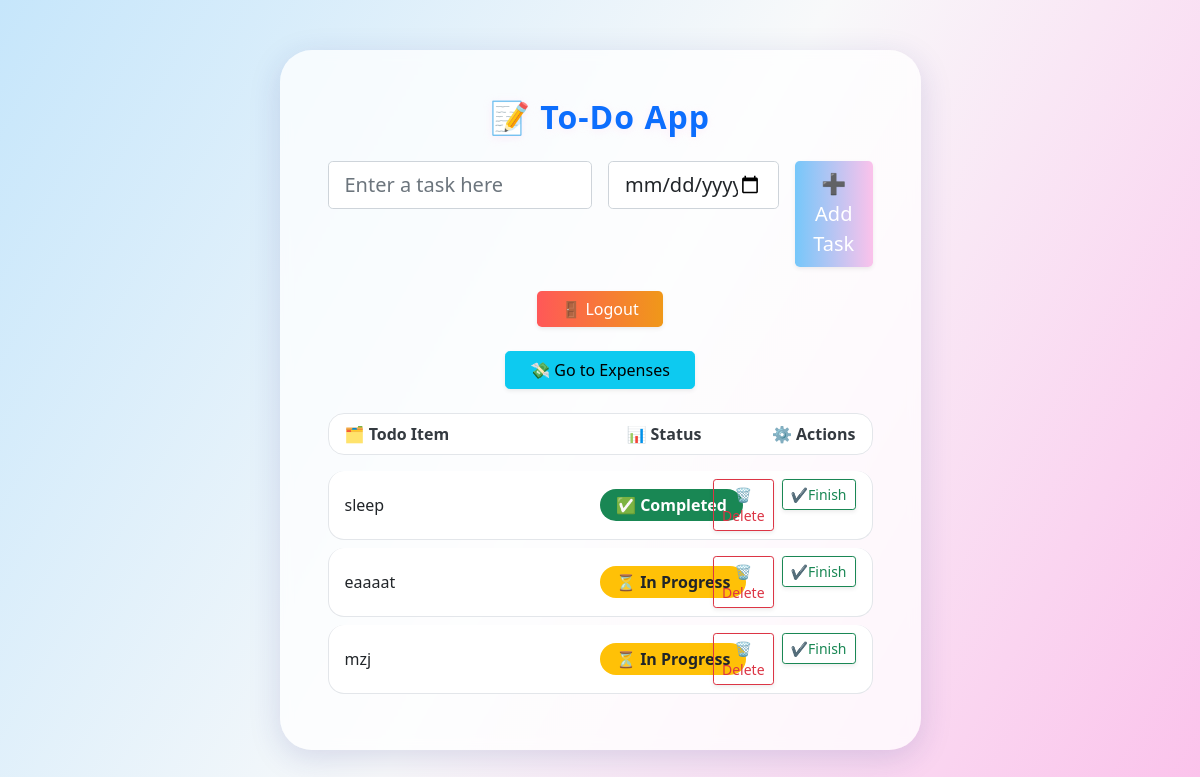
The page / (signed in) on the database as committed earlier.
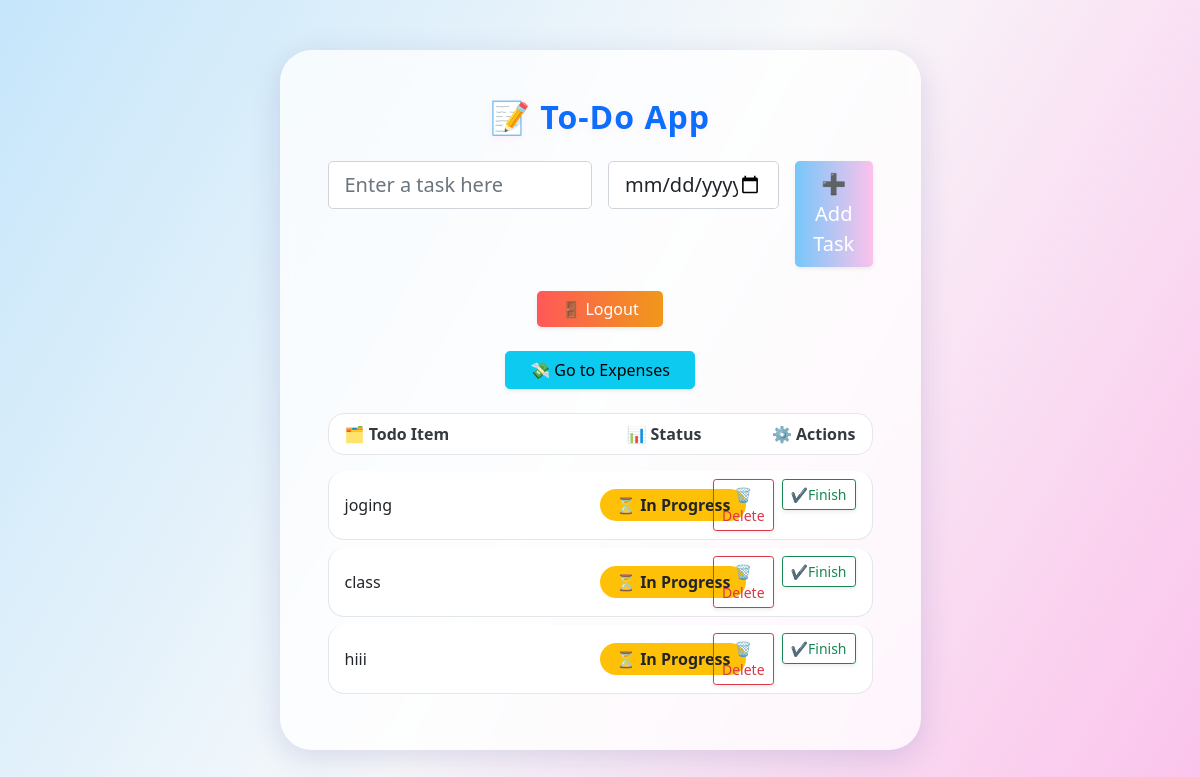
The same page on the database as committed later.
### todoapp/models.py (models this page shows, shortened)
class Todo(models.Model):
    user = models.ForeignKey(User, on_delete=models.CASCADE)
    todo_name = models.CharField(max_length=1000)
    status = models.BooleanField(default=False)
    reminder_time = models.DateTimeField(null=True, blank=True)

### todoapp/views.py (the view, shortened to what this page needs)
# urls.py: 2. Add a URL to urlpatterns:  path('', views.home, name='home')
@login_required(login_url='login-page')
def home(request):
    all_todos = Todo.objects.filter(user=request.user)
    context = {'todos': all_todos}
    return render(request, 'todolistapp/todo.html', context)

### todoapp/templates/todolistapp/todo.html (shortened to what this page needs)
<head>
  <link rel="stylesheet" href="https://cdn.jsdelivr.net/npm/bootstrap@5.1.3/dist/css/bootstrap.min.css">
</head>
<body>
  <section class="vh-100 d-flex align-items-center">
    <div class="container py-5">
      <div class="row justify-content-center">
        <div class="col-lg-8 col-xl-7">
          <div class="card glass-card border-0 rounded-4">
            <div class="card-body p-5">
              <h2 class="text-center mb-4 text-primary fw-bold" style="letter-spacing:1px; text-shadow:0 2px 8px #fbc2eb44;">📝 To-Do App</h2>
              <form method="POST" class="row g-3 justify-content-center mb-4">
                <div class="col-12 col-md-6">
                  <input type="text" name="task" class="form-control form-control-lg rounded-3" placeholder="Enter a task here" required />
                </div>
                <div class="col-12 col-md-4">
                  <input type="datetime-local" name="reminder_time" class="form-control form-control-lg rounded-3" />
                </div>
                <div class="col-12 col-md-2 d-grid">
                  <button type="submit" class="btn btn-gradient btn-lg rounded-3 shadow-sm">➕ Add Task</button>
                </div>
              </form>
              <div class="text-center mb-4">
                <a href="{% url 'logout' %}">
                  <button class="btn logout-btn px-4 rounded-3 shadow-sm">🚪 Logout</button>
                </a>
              </div>
              <div class="text-center mb-4">
  <a href="{% url 'expense-page' %}">
    <button class="btn btn-info px-4 rounded-3 shadow-sm">💸 Go to Expenses</button>
  </a>
</div>
              <div class="list-group">
                <div class="list-group-item d-flex justify-content-between todo-header-row">
                  <div class="w-50">🗂️ Todo Item</div>
                  <div class="w-25 text-center">📊 Status</div>
                  <div class="w-25 text-end">⚙️ Actions</div>
                </div>
                {% for i in todos %}
                <div class="list-group-item d-flex justify-content-between align-items-center mb-2">
                  <div class="w-50">{{ i.todo_name }}</div>
                  <div class="w-25 text-center">
                    {% if i.status %}
                      <span class="badge bg-success">✅ Completed</span>
                    {% else %}
                      <span class="badge bg-warning text-dark">⏳ In Progress</span>
                    {% endif %}
                  </div>
                  <div class="w-25 text-end">
                    <div class="d-flex justify-content-end gap-2">
                      <a href="{% url 'delete' i.id %}">
                        <button class="btn btn-outline-danger btn-sm shadow-sm">🗑️Delete</button>
                      </a>
                      <a href="{% url 'update' i.id %}">
                        <button class="btn btn-outline-success btn-sm shadow-sm">✔️Finish</button>
                      </a>
                    </div>
                  </div>
                </div>
                {% endfor %}
              </div>
            </div>
          </div>
        </div>
      </div>
    </div>
  </section>
</body>

Rows that differ between the two databases and show on the page:
removed Todo: todo_name "sleep", status "✅ Completed"
removed Todo: todo_name "eaaaat", status "⏳ In Progress"
removed Todo: todo_name "mzj", status "⏳ In Progress"
added Todo: todo_name "joging", status "⏳ In Progress"
added Todo: todo_name "class", status "⏳ In Progress"
added Todo: todo_name "hiii", status "⏳ In Progress"
